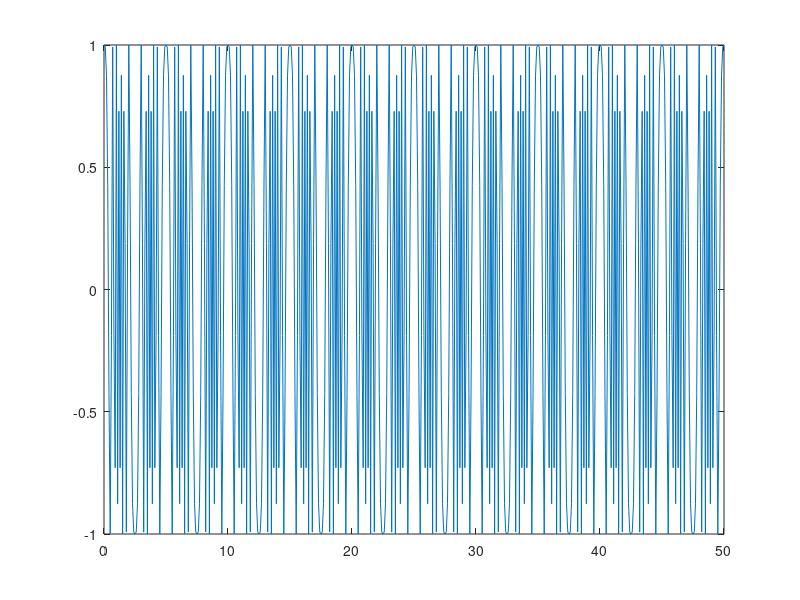
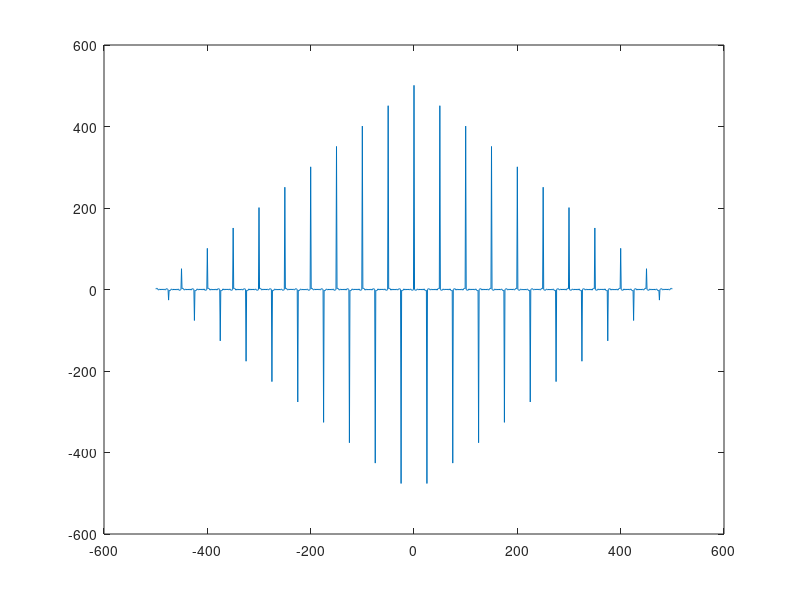

These charts were generated, in order, by the following MATLAB code:
clear all;
close all;

domain = 0:0.1:50;
frequency = domain.*2;

range = cos(frequency.*domain.*2*pi) + i*sin(frequency.*domain.*2*pi);
[corr, corr_dom] = xcorr(range);

plot(domain, range);
figure();
%figure.Name('Corr');
plot(corr_dom,corr);
